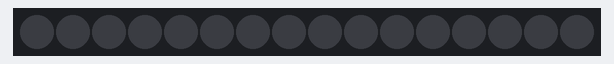
The sketch below on a simulated Arduino Uno, built with avr-gcc and run on an emulated ATmega328P. Shown: 16 RGB LEDs in strip order, left to right. Dim RGB values are drawn brighter than linear.

Above: at 0.1 s.
At 6.1 s:
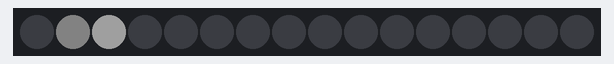
At 7.6 s:
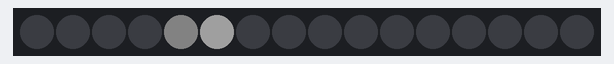
At 9.1 s:
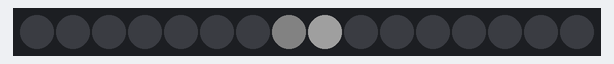
At 10.6 s:
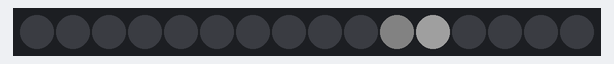
At 12.6 s:
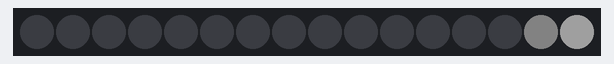

Measured:
- by itself, everything shown: repeats every 13.1 s, in 16 steps
- what the display in image 1 shows lasts 0.5 s, from 6.0 s to 6.5 s
- what the display in image 5 shows lasts 5.5 s, from 12.6 s to 18.1 s

The sketch:

BasicUse.ino
```cpp
/*
    Basic Pin setup:
    ------------                                  ---u----
    ARDUINO   13|-> SCLK (pin 25)           OUT1 |1     28| OUT channel 0
              12|                           OUT2 |2     27|-> GND (VPRG)
              11|-> SIN (pin 26)            OUT3 |3     26|-> SIN (pin 11)
              10|-> BLANK (pin 23)          OUT4 |4     25|-> SCLK (pin 13)
               9|-> XLAT (pin 24)             .  |5     24|-> XLAT (pin 9)
               8|                             .  |6     23|-> BLANK (pin 10)
               7|                             .  |7     22|-> GND
               6|                             .  |8     21|-> VCC (+5V)
               5|                             .  |9     20|-> 2K Resistor -> GND
               4|                             .  |10    19|-> +5V (DCPRG)
               3|-> GSCLK (pin 18)            .  |11    18|-> GSCLK (pin 3)
               2|                             .  |12    17|-> SOUT
               1|                             .  |13    16|-> XERR
               0|                           OUT14|14    15| OUT channel 15
    ------------                                  --------

    -  Put the longer leg (anode) of the LEDs in the +5V and the shorter leg
         (cathode) in OUT(0-15).
    -  +5V from Arduino -> TLC pin 21 and 19     (VCC and DCPRG)
    -  GND from Arduino -> TLC pin 22 and 27     (GND and VPRG)
    -  digital 3        -> TLC pin 18            (GSCLK)
    -  digital 9        -> TLC pin 24            (XLAT)
    -  digital 10       -> TLC pin 23            (BLANK)
    -  digital 11       -> TLC pin 26            (SIN)
    -  digital 13       -> TLC pin 25            (SCLK)
    -  The 2K resistor between TLC pin 20 and GND will let ~20mA through each
       LED.  To be precise, it's I = 39.06 / R (in ohms).  This doesn't depend
       on the LED driving voltage.
    - (Optional): put a pull-up resistor (~10k) between +5V and BLANK so that
                  all the LEDs will turn off when the Arduino is reset.

    If you are daisy-chaining more than one TLC, connect the SOUT of the first
    TLC to the SIN of the next.  All the other pins should just be connected
    together:
        BLANK on Arduino -> BLANK of TLC1 -> BLANK of TLC2 -> ...
        XLAT on Arduino  -> XLAT of TLC1  -> XLAT of TLC2  -> ...
    The one exception is that each TLC needs it's own resistor between pin 20
    and GND.

    This library uses the PWM output ability of digital pins 3, 9, 10, and 11.
    Do not use analogWrite(...) on these pins.

    This sketch does the Knight Rider strobe across a line of LEDs.

    Alex Leone <acleone ~AT~ gmail.com>, 2009-02-03 */

#include "Tlc5940.h"

void setup()
{
  /* Call Tlc.init() to setup the tlc.
     You can optionally pass an initial PWM value (0 - 4095) for all channels.*/
  Tlc.init();
}

/* This loop will create a Knight Rider-like effect if you have LEDs plugged
   into all the TLC outputs.  NUM_TLCS is defined in "tlc_config.h" in the
   library folder.  After editing tlc_config.h for your setup, delete the
   Tlc5940.o file to save the changes. */

void loop()
{

    delay(5000);

  int direction = 1;
  for (int channel = 0; channel < NUM_TLCS * 16; channel += direction) {

    /* Tlc.clear() sets all the grayscale values to zero, but does not send
       them to the TLCs.  To actually send the data, call Tlc.update() */
    Tlc.clear();

    /* Tlc.set(channel (0-15), value (0-4095)) sets the grayscale value for
       one channel (15 is OUT15 on the first TLC, if multiple TLCs are daisy-
       chained, then channel = 16 would be OUT0 of the second TLC, etc.).

       value goes from off (0) to always on (4095).

       Like Tlc.clear(), this function only sets up the data, Tlc.update()
       will send the data. */
    if (channel == 0) {
      direction = 1;
    } else {
      Tlc.set(channel - 1, 100);
    }
    Tlc.set(channel, 500);
    if (channel != NUM_TLCS * 16 - 1) {
      Tlc.set(channel + 1, 2);
    } else {
      //direction = -1;
    }

    /* Tlc.update() sends the data to the TLCs.  This is when the LEDs will
       actually change. */
    Tlc.update();

    delay(500);
  }

}
```
